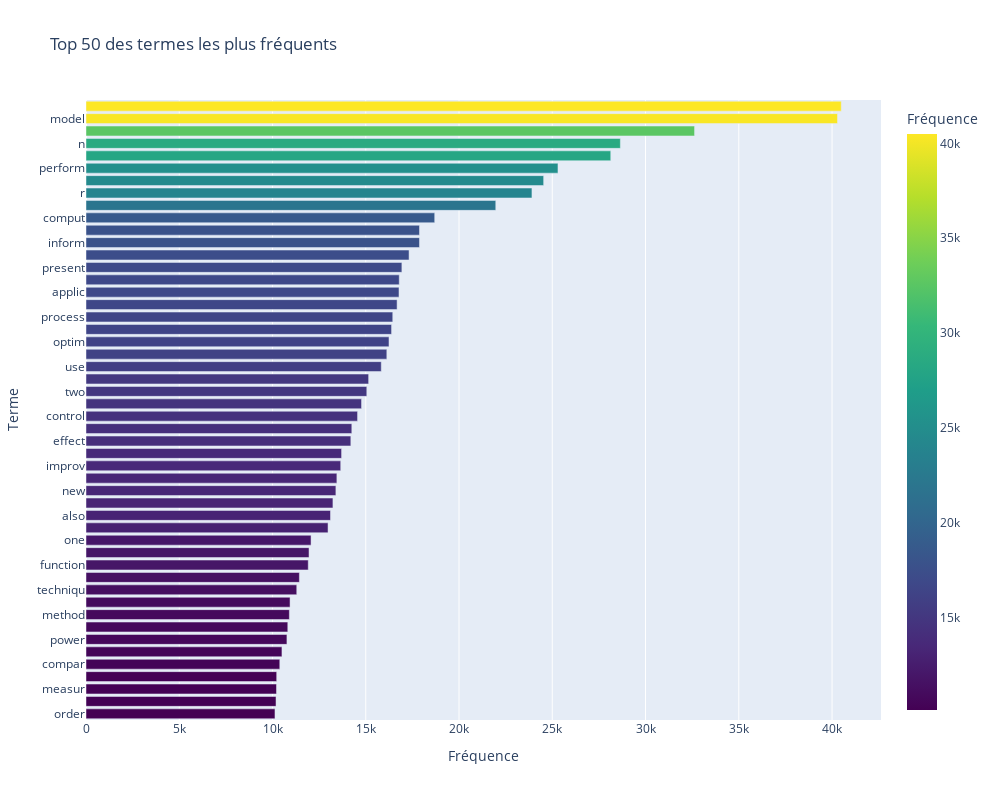

Notebook cell for this chart:
### Markdown cell above
## Visualisation des termes fréquents

### Code cell
# Visualisation des termes fréquents
term_viz = TermVisualizer(df)
term_counts = term_viz.extract_term_counts(min_df=5, max_df=0.95)
term_viz.create_wordcloud(max_words=100)
term_viz.plot_top_terms(n_terms=30)
interactive_hist = term_viz.create_interactive_term_histogram(n_terms=50)
interactive_hist

### Figure 1 — Plotly figure (JSON) as saved in the notebook; plotly's stock layout.template omitted (floating-point values rounded to 4 significant figures)
{"data": [{"alignmentgroup": "True", "hovertemplate": "Fréquence=%{marker.color}<br>Terme=%{y}<extra></extra>", "legendgroup": "", "marker": {"color": [40493, 40293, 32628, 28650, 28135, 25305, 24537, 23910, 21970, 18696, 17880, 17879, 17321, 16936, 16795, 16781, 16679, 16447, 16383, 16245, 16129, 15831, 15154, 15055, 14773, 14560, 14252, 14199, 13703, 13657, 13451, 13398, 13239, 13109, 12977, 12066, 11958, 11916, 11441, 11300, 10940, 10903, 10819, 10773, 10506, 10390, 10224, 10214, 10188, 10132], "coloraxis": "coloraxis", "pattern": {"shape": ""}}, "name": "", "offsetgroup": "", "orientation": "h", "showlegend": false, "textposition": "auto", "type": "bar", "x": [40493, 40293, 32628, 28650, 28135, 25305, 24537, 23910, 21970, 18696, 17880, 17879, 17321, 16936, 16795, 16781, 16679, 16447, 16383, 16245, 16129, 15831, 15154, 15055, 14773, 14560, 14252, 14199, 13703, 13657, 13451, 13398, 13239, 13109, 12977, 12066, 11958, 11916, 11441, 11300, 10940, 10903, 10819, 10773, 10506, 10390, 10224, 10214, 10188, 10132], "xaxis": "x", "y": ["system", "model", "network", "n", "algorithm", "perform", "time", "r", "problem", "comput", "design", "inform", "gener", "present", "learn", "applic", "user", "process", "imag", "optim", "differ", "use", "provid", "two", "develop", "control", "effici", "effect", "propos", "improv", "set", "new", "detect", "also", "featur", "one", "evalu", "function", "high", "techniqu", "simul", "method", "estim", "power", "commun", "compar", "work", "measur", "number", "order"], "yaxis": "y"}], "layout": {"barmode": "relative", "coloraxis": {"colorbar": {"title": {"text": "Fréquence"}}, "colorscale": [[0, "#440154"], [0.1111, "#482878"], [0.2222, "#3e4989"], [0.3333, "#31688e"], [0.4444, "#26828e"], [0.5556, "#1f9e89"], [0.6667, "#35b779"], [0.7778, "#6ece58"], [0.8889, "#b5de2b"], [1, "#fde725"]]}, "font": {"size": 12}, "height": 800, "hovermode": "closest", "legend": {"tracegroupgap": 0}, "title": {"text": "Top 50 des termes les plus fréquents"}, "width": 1000, "xaxis": {"anchor": "y", "domain": [0, 1], "title": {"text": "Fréquence"}}, "yaxis": {"anchor": "x", "categoryorder": "total ascending", "domain": [0, 1], "title": {"text": "Terme"}}}}
